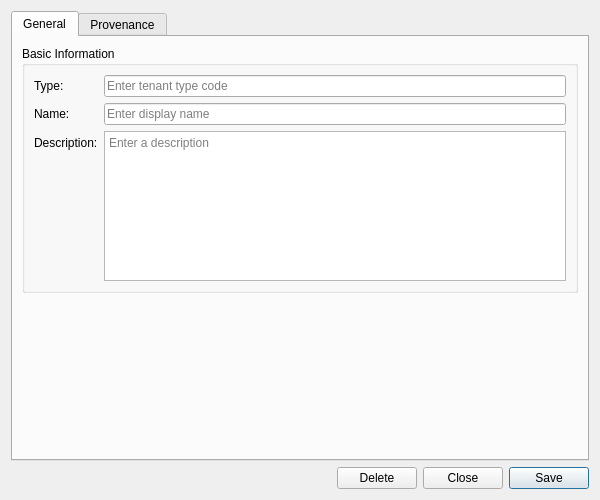
<?xml version="1.0" encoding="UTF-8"?>
<ui version="4.0">
 <class>TenantTypeDetailDialog</class>
 <widget class="QWidget" name="TenantTypeDetailDialog">
  <property name="geometry">
   <rect>
    <x>0</x>
    <y>0</y>
    <width>600</width>
    <height>500</height>
   </rect>
  </property>
  <property name="sizePolicy">
   <sizepolicy hsizetype="Preferred" vsizetype="Preferred">
    <horstretch>0</horstretch>
    <verstretch>0</verstretch>
   </sizepolicy>
  </property>
  <property name="minimumSize">
   <size>
    <width>600</width>
    <height>500</height>
   </size>
  </property>
  <property name="windowTitle">
   <string>Tenant Type Details</string>
  </property>
  <layout class="QVBoxLayout" name="verticalLayout">
   <item>
    <widget class="QTabWidget" name="tabWidget">
     <property name="currentIndex"><number>0</number></property>
     <widget class="QWidget" name="generalTab">
      <attribute name="title"><string>General</string></attribute>
      <layout class="QVBoxLayout" name="generalLayout">
       <item>
        <widget class="QGroupBox" name="basicInfoGroup">
         <property name="title">
          <string>Basic Information</string>
         </property>
         <layout class="QFormLayout" name="formLayout">
          <item row="0" column="0">
           <widget class="QLabel" name="labelType">
            <property name="text">
             <string>Type:</string>
            </property>
           </widget>
          </item>
          <item row="0" column="1">
           <widget class="QLineEdit" name="codeEdit">
            <property name="placeholderText">
             <string>Enter tenant type code</string>
            </property>
            <property name="readOnly">
             <bool>true</bool>
            </property>
           </widget>
          </item>
          <item row="1" column="0">
           <widget class="QLabel" name="labelName">
            <property name="text">
             <string>Name:</string>
            </property>
           </widget>
          </item>
          <item row="1" column="1">
           <widget class="QLineEdit" name="nameEdit">
            <property name="placeholderText">
             <string>Enter display name</string>
            </property>
           </widget>
          </item>
          <item row="2" column="0">
           <widget class="QLabel" name="labelDescription">
            <property name="text">
             <string>Description:</string>
            </property>
           </widget>
          </item>
          <item row="2" column="1">
           <widget class="QPlainTextEdit" name="descriptionEdit">
            <property name="minimumSize">
             <size>
              <width>0</width>
              <height>80</height>
             </size>
            </property>
            <property name="maximumSize">
             <size>
              <width>16777215</width>
              <height>150</height>
             </size>
            </property>
            <property name="placeholderText">
             <string>Enter a description</string>
            </property>
           </widget>
          </item>
         </layout>
        </widget>
       </item>
       <item>
        <spacer name="verticalSpacer">
         <property name="orientation">
          <enum>Qt::Vertical</enum>
         </property>
         <property name="sizeHint" stdset="0">
          <size>
           <width>20</width>
           <height>40</height>
          </size>
         </property>
        </spacer>
       </item>
      </layout>
     </widget>
     <widget class="QWidget" name="provenanceTab">
      <attribute name="title"><string>Provenance</string></attribute>
      <layout class="QVBoxLayout" name="provenanceTabLayout">
       <item>
        <widget class="ores::qt::ProvenanceWidget" name="provenanceWidget" native="true"/>
       </item>
      </layout>
     </widget>
    </widget>
   </item>
   <item>
    <layout class="QHBoxLayout" name="buttonLayout">
     <item>
      <spacer name="horizontalSpacer">
       <property name="orientation">
        <enum>Qt::Horizontal</enum>
       </property>
       <property name="sizeHint" stdset="0">
        <size>
         <width>40</width>
         <height>20</height>
        </size>
       </property>
      </spacer>
     </item>
     <item>
      <widget class="QPushButton" name="deleteButton">
       <property name="text">
        <string>Delete</string>
       </property>
      </widget>
     </item>
     <item>
      <widget class="QPushButton" name="closeButton">
       <property name="text">
        <string>Close</string>
       </property>
      </widget>
     </item>
     <item>
      <widget class="QPushButton" name="saveButton">
       <property name="text">
        <string>Save</string>
       </property>
       <property name="default">
        <bool>true</bool>
       </property>
      </widget>
     </item>
    </layout>
   </item>
  </layout>
 </widget>
 <customwidgets>
  <customwidget>
   <class>ores::qt::ProvenanceWidget</class>
   <extends>QWidget</extends>
   <header>ores.qt/ProvenanceWidget.hpp</header>
  </customwidget>
 </customwidgets>
 <resources/>
 <connections/>
</ui>
